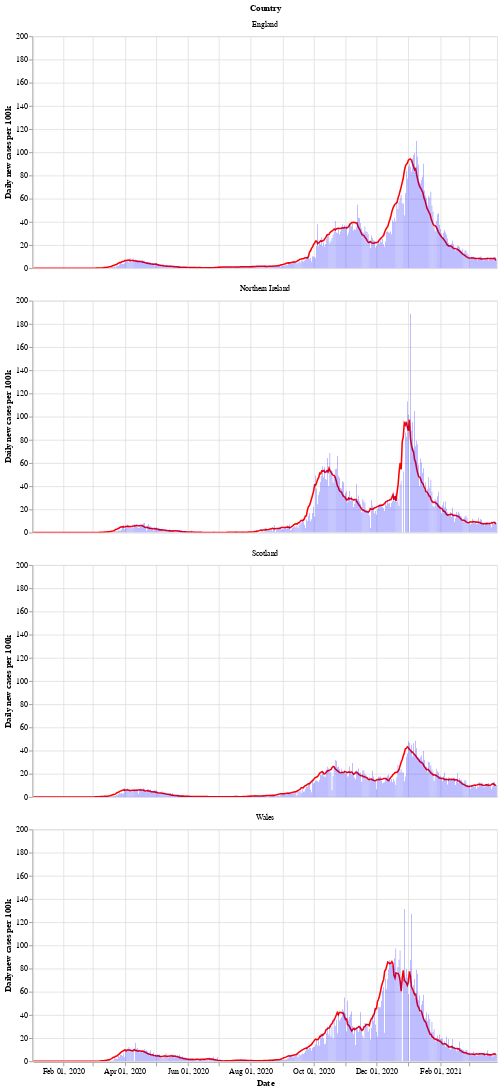

Here is the notebook cell this chart was saved with:
### Markdown cell above
Next is a bar chart of the number of new cases in each country (per 100k population), with the 7 day moving average of cases. Again we see that Wales saw a longer period of raising and falling cases compared to the other countries.

After a period of cases falling, each nation is now seeing a rise in the number of cases - especially in Wales.

### Code cell
# collapse
bars = alt.Chart(uk_cases).mark_bar().encode(
    x=alt.X("yearmonthdate(date):T", axis=alt.Axis(title='Date')),
    y=alt.Y("newCasesRate:Q", axis=alt.Axis(title='Daily new cases per 100k')),
    tooltip='newCasesRate',
    color=alt.condition(
        alt.datum.dailyChange > 0,
        alt.value("orange"),  # The positive color
        alt.value("blue")  # The negative color
    )
).properties(title='New cases per 100k population with rolling 7 day average', width=600).interactive()
line = alt.Chart(uk_cases).mark_line(
    color='red',
    size=2,
).transform_window(
    rolling_mean='mean(newCasesRate)',
    frame=[0, 7],
    groupby=['areaName']
).encode(
    x='yearmonthdate(date):T',
    y='rolling_mean:Q'
)
alt.layer(line, bars, data=uk_cases).facet(alt.Row('areaName', title='Country'), columns=1)

### Figure 1 — Vega-Lite specification as saved in the notebook (floating-point values rounded to 4 significant figures; data arrays with more than 128 entries replaced by an {"elided": "..."} marker saying what was removed)
{"config": {"view": {"continuousWidth": 400, "continuousHeight": 300}}, "data": {"name": "data-f3ef59e3bce6057f3e5120449a71455f"}, "facet": {"type": "nominal", "field": "areaName", "title": "Country"}, "spec": {"layer": [{"mark": {"type": "line", "color": "red", "size": 2}, "encoding": {"x": {"type": "temporal", "field": "date", "timeUnit": "yearmonthdate"}, "y": {"type": "quantitative", "field": "rolling_mean"}}, "transform": [{"window": [{"op": "mean", "field": "newCasesRate", "as": "rolling_mean"}], "frame": [0, 7], "groupby": ["areaName"]}]}, {"mark": "bar", "encoding": {"color": {"condition": {"value": "orange", "test": "(datum.dailyChange > 0)"}, "value": "blue"}, "tooltip": {"type": "quantitative", "field": "newCasesRate"}, "x": {"type": "temporal", "axis": {"title": "Date"}, "field": "date", "timeUnit": "yearmonthdate"}, "y": {"type": "quantitative", "axis": {"title": "Daily new cases per 100k"}, "field": "newCasesRate"}}, "selection": {"selector002": {"type": "interval", "bind": "scales", "encodings": ["x", "y"]}}, "title": "New cases per 100k population with rolling 7 day average", "width": 600}]}, "columns": 1, "$schema": "https://vega.github.io/schema/vega-lite/v4.8.1.json", "datasets": {"data-f3ef59e3bce6057f3e5120449a71455f": {"elided": "1800 records"}}}
